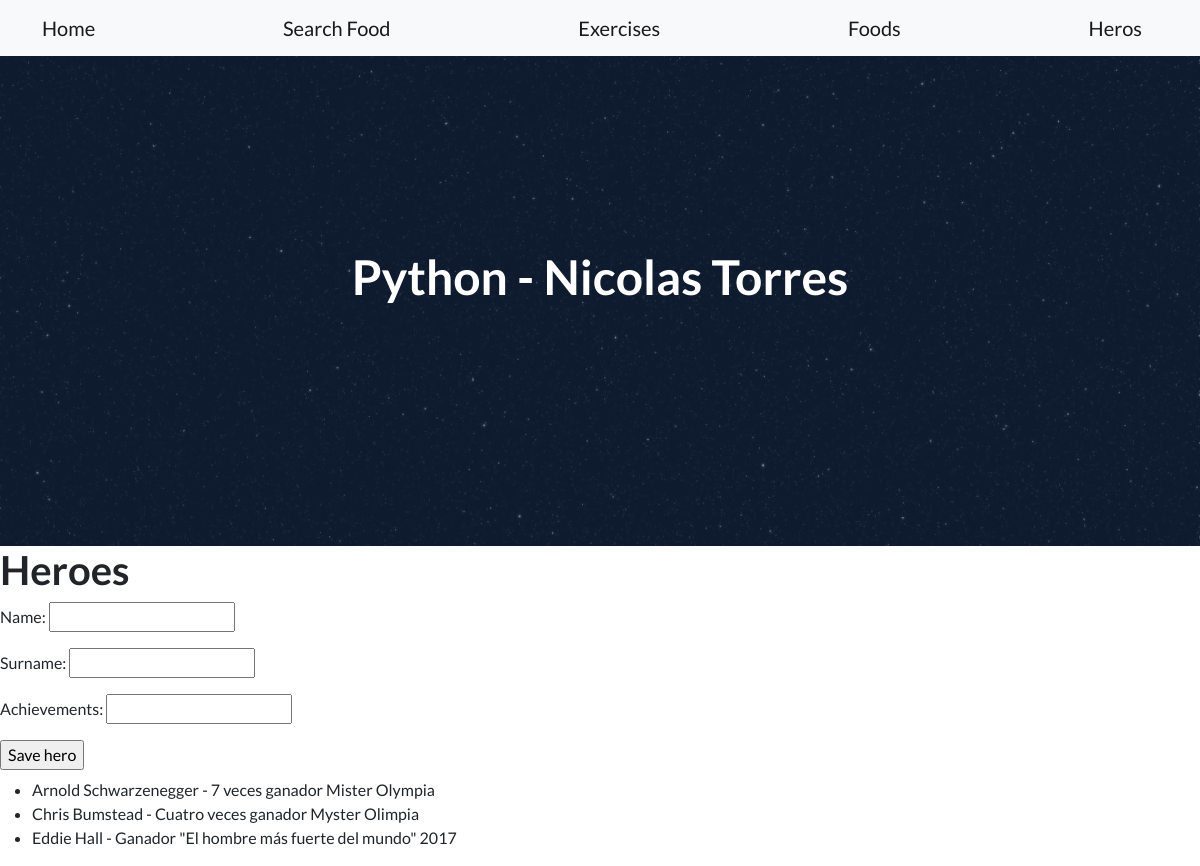
The page /AppFitLife/heroes/ on the database its author committed.
### AppFitLife/models.py (models this page shows, shortened)
class Heroes(models.Model):
    name=models.CharField(max_length=50)
    surname=models.CharField(max_length=50)
    achievements=models.CharField(max_length=50)

### AppFitLife/views.py (the view)
# urls.py: path('heroes/', heroes, name="heroes"),
def heroes(request):
    heroes= Heroes.objects.all()
    if request.method=="POST":
        form=HeroesForm(request.POST)
        if form.is_valid():
            info=form.cleaned_data
            name=info["name"]
            surname=info["surname"]
            achievements=info["achievements"]
            hero=Heroes(name=name,surname=surname,achievements=achievements)
            hero.save()
            form_heroes=HeroesForm()
            return render(request,"AppFitLife/heroes.html", {"mensaje":"Hero created", "formulario":form_heroes})
        else:
            return render(request,"AppFitLife/heroes.html", {"mensaje":"Invalid data"})
    else:
        form_heroes=HeroesForm()
    return render(request,"AppFitLife/heroes.html", {"form":form_heroes , "heroes": heroes})

### AppFitLife/forms.py
class HeroesForm(forms.Form):
    name=forms.CharField(max_length=50)
    surname=forms.CharField(max_length=50)
    achievements=forms.CharField(max_length=50)

### AppFitLife/templates/AppFitLife/heroes.html (shortened to what this page needs)
{% extends "AppFitLife/parent.html" %}
{% load static %}
{% block title %} Python - Nicolas Torres {% endblock %}
{% block content %}
    <h1>Heroes</h1>
    <form action="{% url 'heroes' %}" method="POST"> {% csrf_token %}
        {{ form.as_p }}
        <input type="submit" value="Save hero">
    </form>
    <ul>
        {% for hero in heroes %}
            <li>{{ hero.name }} {{hero.surname}} - {{hero.achievements}}</li>
        {% endfor %}
    </ul>
{% endblock %}

### rows shown on the page
Heroes: name "Arnold", surname "Schwarzenegger", achievements "7 veces ganador Mister Olympia"
Heroes: name "Chris", surname "Bumstead", achievements "Cuatro veces ganador Myster Olimpia"
Heroes: name "Eddie", surname "Hall", achievements "Ganador \"El hombre más fuerte del mundo\" 2017"
